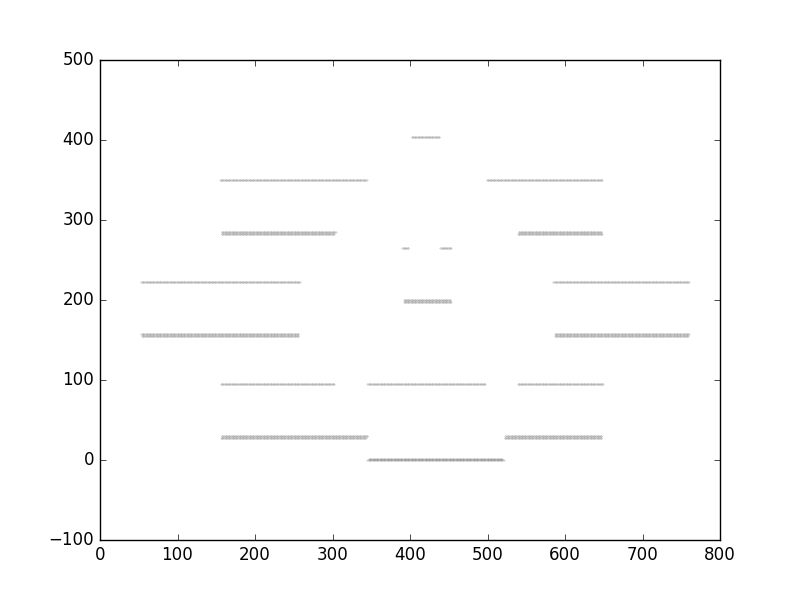
#> input picture test/multi/hLines.png, 800 x 600 px
$ python image2gds.py -i hLines.png
#> lines starting #> are read from the running program, lines starting #| are printed output that depends on the picture; after the words box and inside, x2 and y2 are one past the last pixel; in counts of white or black regions, pixels touching at a corner belong together
from matplotlib import pyplot as plt
import os
import cv2
import numpy as np
import gdspy
import argparse
from collections import deque


def auto_canny(image, sigma=0.33):
    """canny edge detection """
    # compute the median of the single channel pixel intensities
    v = np.median(image)
    # apply automatic Canny edge detection using the computed median
    lower = int(max(0, (1.0 - sigma) * v))
    upper = int(min(255, (1.0 + sigma) * v))
    edged = cv2.Canny(image, lower, upper)
    # return the edged image
    return edged

def image2corners(args):
    """get edges and corners from image"""
    img = cv2.imread(args.input_image)
#> img is the input picture: shape (600, 800, 3); min 0, max 255, mean 251.5
    gray = cv2.cvtColor(img,cv2.COLOR_BGR2GRAY)
    # find Harris corners
    gray = np.float32(gray)
    dst = cv2.cornerHarris(gray,2,3,0.01)
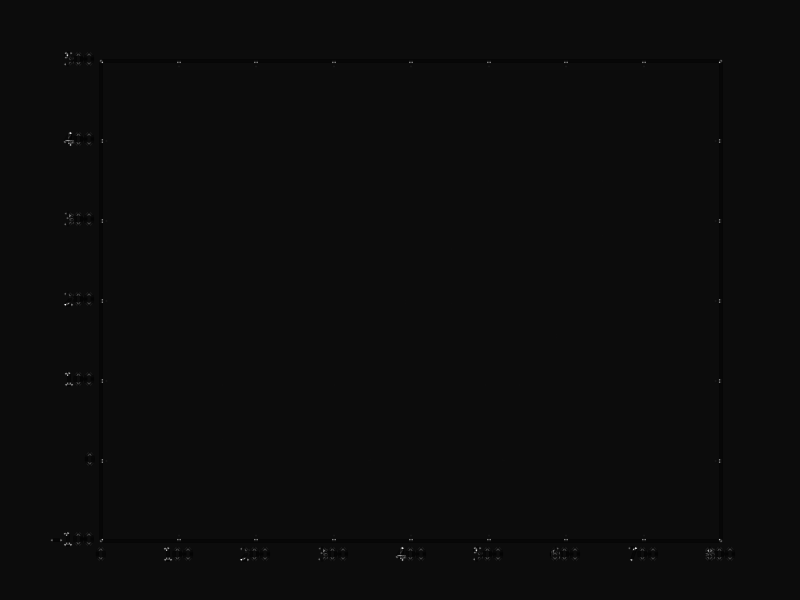
#> dst: shape (600, 800) float32; min -25488192, max 495287488, mean 46498.4; drawn with min black and max white
    dst = cv2.dilate(dst,None)
    ret, dst = cv2.threshold(dst,0.01*dst.max(),255,0)
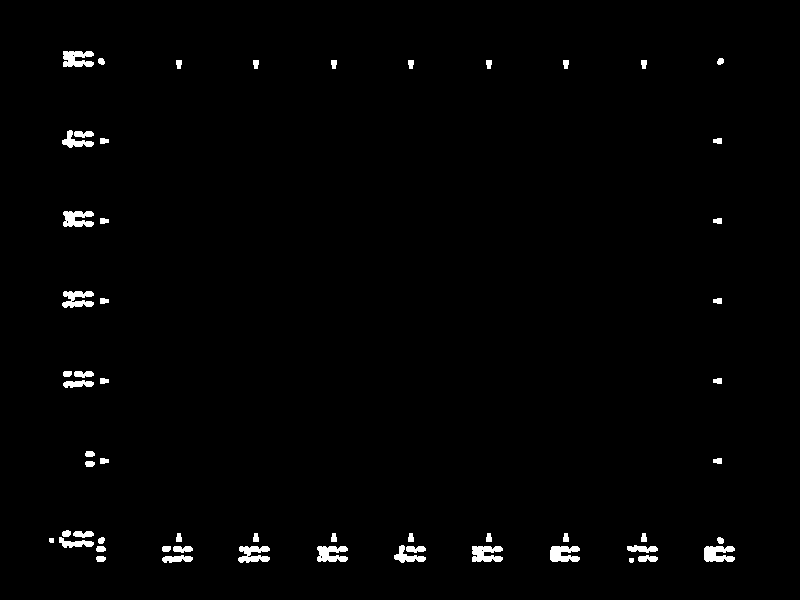
#> dst: shape (600, 800) float32; 1.4% white; 57 white regions, largest, box (x1, y1, x2, y2) and area: (704, 546, 735, 562) 386, (63, 51, 94, 67) 383, (472, 546, 503, 562) 383
#> ret = 4952874.9
    dst = np.uint8(dst)

    # find centroids
    ret, labels, stats, centroids = cv2.connectedComponentsWithStats(dst)
#> labels: shape (600, 800) int32; 58 distinct labels, from 0 to 57
#> ret = 58; stats = 58 rows, first 6: [0, 0, 800, 600, 473493], [63, 51, 31, 16, 383], [98, 58, 7, 7, 39], [717, 58, 7, 7, 39], [176, 60, 6, 9, 46], [253, 60, 6, 9, 46]; centroids = 58 pairs, first value 51.08 to 720.1, second value 58.43 to 559.8

    # define the criteria to stop and refine the corners
    criteria = (cv2.TERM_CRITERIA_EPS + cv2.TERM_CRITERIA_MAX_ITER, 100, 0.001)
    points = cv2.cornerSubPix(gray,np.float32(centroids),(5,5),(-1,-1),criteria)[1:,:]
#> points = 57 pairs, first value 49.95 to 720.2, second value 58.43 to 559.9
    # points=centroids[1:,:]
    ind=np.lexsort((points[:,0],points[:,1]))
#> ind = 57 values, max 56 at index 53, min 0 at index 0, mean 28
    corners=points[ind]
#> corners has the same summary as points
    # print(corners)
    edges=auto_canny(img)
#> in auto_canny, `v = np.median(image)`: v = 255
#> in auto_canny, `lower = int(max(0, (1.0 - sigma) * v))`: lower = 170
#> in auto_canny, `upper = int(min(255, (1.0 + sigma) * v))`: upper = 255
#> in auto_canny, `edged = cv2.Canny(image, lower, upper)`:
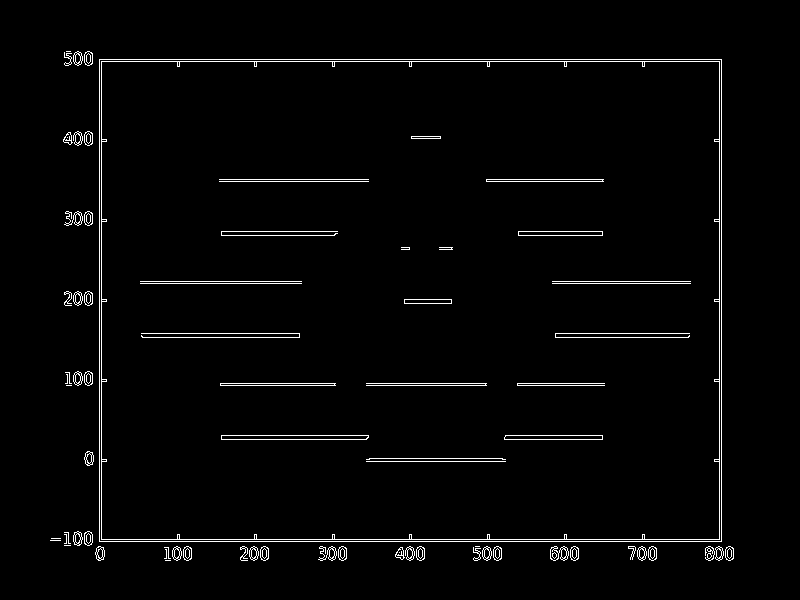
#> edged: shape (600, 800); 2.3% white in thin lines or dots, all inside (x1, y1, x2, y2) = (50, 51, 734, 561)
    ans = []
    for y in range(0, edges.shape[0]):
        for x in range(0, edges.shape[1]):
            if edges[y, x] != 0:
                ans = ans + [[x, y]]
    ans = np.array(ans)
    maxY=max(corners[:,1])
#> maxY = 559.9
    corners[:,1]=maxY-corners[:,1]
    ans[:,1]=maxY-ans[:,1]
    fig=plt.figure()
    ax=fig.add_subplot(111)
    plt.ylim(0,max(corners[:,1])*1.1)
    plt.xlim(0,max(corners[:,0])*1.1)
    # plt.ylim(150,0)
    # plt.xlim(0,600)
    plt.scatter(ans[:,0],ans[:,1],marker='.',color='gray',s=0.1)
    plt.scatter(corners[:,0],corners[:,1],marker='o',color='r',s=1)
    for i, xy0 in enumerate(corners):
        # xy=tuple(xy0+[0,0.02*maxY])
        xy=tuple(xy0)
        ax.annotate('%d'%i,xy=xy,size=6,color='b')
#> this loop made 57 passes
#> xy on passes 1 to 12: (76.72, 501.5), (720.2, 500.1), (99.76, 500.1), (565.1, 499.8), (643.1, 499.8), (333.1, 499.8), (410.1, 499.8), (488.1, 499.8), (178.1, 499.8), (255.1, 499.8), (82.61, 424), (100.1, 419.8)
    plt.savefig('foo.png')
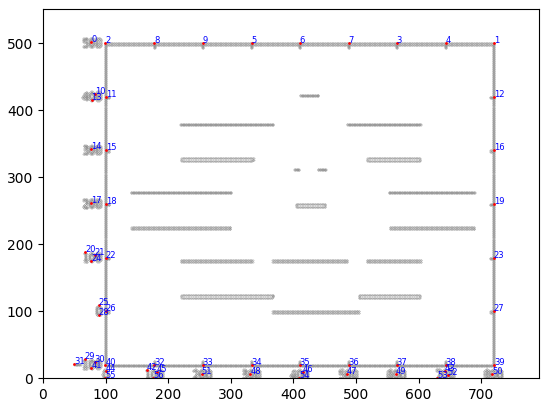
#> figure drawn by matplotlib, 1 panel

    return corners,ans

# [282 lines left out: functions autoHV, endPoint, auto_connect, nearestPoint, pairsFilter, addPoint2 and 2 more, not called in this run]


def distance(x,y):
    return np.linalg.norm(np.array(x)-np.array(y))

# [72 lines left out: functions corners2gds, poly2gds, idx2xy, not called in this run]

def verticeAlign(corners):
    print('test')
    return 0

parser=argparse.ArgumentParser(description='This script is used to extract corner points from image')
parser.add_argument('-i',dest='input_image',required=True,help='input image file',type=str)
parser.add_argument('-s',dest='corner_seq',help='image corner sequence',type=str)
parser.add_argument('-nx',dest='nX',default=1,help='replicate nx times along x axis',type=int)
parser.add_argument('-ny',dest='nY',default=1,help='replicate ny times along y axis',type=int)
parser.add_argument('-sep',dest='sep',default=0.1,help='separation ratio',type=float)
parser.add_argument('-scale',dest='scale',default=1.0,help='unit=scale nm',type=float)
parser.add_argument('-o',dest='out_file',help='output file',type=str)
args=parser.parse_args()

corners,ans=image2corners(args)
#> corners = 57 pairs, first value 49.95 to 720.2, second value 0 to 501.5; ans = 10883 pairs, first value 50 to 733, second value 0 to 508
if (args.out_file is not None):
    if (args.corner_seq is None):
        print('\tUse auto mode: connect for H-V polygon')
        autoHV(corners,ans)
        print('\tSuccessfully output gds :)')
    else:
        print('\tUse manual mode: input vertice sequence')
        corners2gds(corners,args)
        print('\tSuccessfully output gds :)')
else:
    print("\tWarning: No specify output file, no gds output")

$ run again, on test/imfill/complex.png
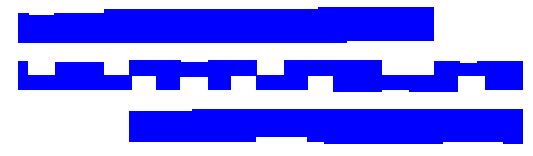
#> input picture test/imfill/complex.png, 533 x 156 px
#> in image2corners, img is the input picture: shape (156, 533, 3); mean B, G, R 255, 138.4, 138.4
#> in image2corners, `ret, dst = cv2.threshold(dst,0.01*dst.max(),255,0)`: ret = 3305530.2
#> in image2corners, `ret, labels, stats, centroids = cv2.connectedComponentsWithStats(dst)`:
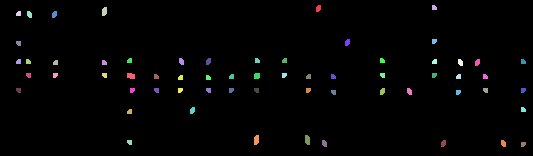
#> labels: shape (156, 533) int32; 64 distinct labels, from 0 to 63; one colour per label, 0 black
#> in image2corners, `ret, labels, stats, centroids = cv2.connectedComponentsWithStats(dst)`: ret = 64; stats = 64 rows, first 6: [0, 0, 533, 156, 81571], [316, 5, 5, 7, 29], [432, 5, 5, 5, 22], [102, 7, 5, 9, 39], [16, 11, 5, 5, 22], [27, 11, 5, 7, 29]; centroids = 64 pairs, first value 18.23 to 522.8, second value 7.23 to 143.8
#> points = 63 pairs, first value 17.56 to 522.4, second value 6.56 to 143.4
#> ind = 63 values, max 62 at index 62, min 0 at index 1, mean 31
#> in image2corners, `corners=points[ind]`: corners has the same summary as points
#> v = 255
#> lower = 170
#> upper = 255
#> edged: shape (156, 533); 3.6% white in thin lines or dots, all inside (x1, y1, x2, y2) = (17, 6, 523, 144)
#> maxY = 143.4
#> the loop in image2corners, `for i, xy0 in enumerate(corners):` made 63 passes
#> xy on passes 1 to 8: (433.4, 136.9), (317.5, 135.9), (103.5, 132.9), (17.56, 130.9), (28.5, 129.9), (53.5, 129.9), (433.4, 103), (346.5, 101.9)
#> in image2corners, `plt.savefig('foo.png')`:
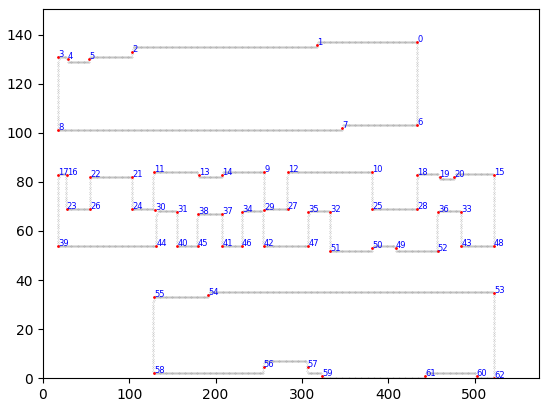
#> figure drawn by matplotlib, 1 panel
#> `corners,ans=image2corners(args)`: corners = 63 pairs, first value 17.56 to 522.4, second value 0 to 136.9; ans = 3034 pairs, first value 17 to 522, second value 0 to 137
